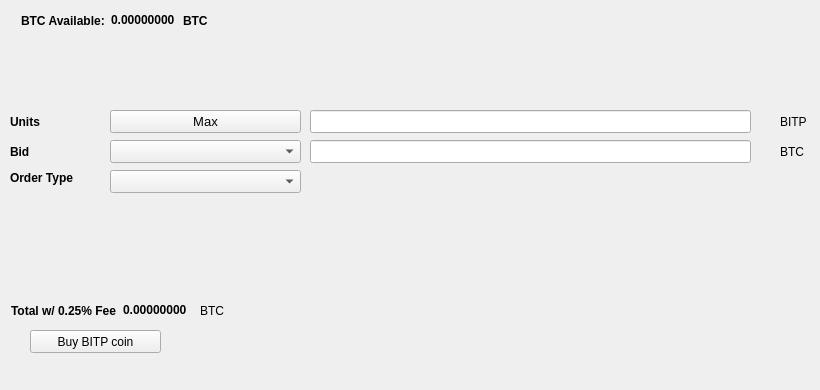
   <widget class="QWidget" name="BuyTab">
    <attribute name="title">
     <string>Buy</string>
    </attribute>
    <widget class="QPushButton" name="Buybitpcoin">
     <property name="geometry">
      <rect>
       <x>30</x>
       <y>330</y>
       <width>131</width>
       <height>23</height>
      </rect>
     </property>
     <property name="text">
      <string>Buy BITP coin</string>
     </property>
     <property name="icon">
      <iconset resource="../bitpcoin.qrc">
       <normaloff>:/icons/bitcoin</normaloff>:/icons/bitcoin</iconset>
     </property>
    </widget>
    <widget class="QLabel" name="label_3">
     <property name="geometry">
      <rect>
       <x>10</x>
       <y>110</y>
       <width>46</width>
       <height>23</height>
      </rect>
     </property>
     <property name="font">
      <font>
       <weight>75</weight>
       <bold>true</bold>
      </font>
     </property>
     <property name="text">
      <string>Units</string>
     </property>
    </widget>
    <widget class="QLineEdit" name="UnitsInput">
     <property name="geometry">
      <rect>
       <x>310</x>
       <y>110</y>
       <width>441</width>
       <height>23</height>
      </rect>
     </property>
     <property name="font">
      <font>
       <pointsize>9</pointsize>
       <weight>75</weight>
       <bold>true</bold>
      </font>
     </property>
    </widget>
    <widget class="QLineEdit" name="BuyBidPriceEdit">
     <property name="geometry">
      <rect>
       <x>310</x>
       <y>140</y>
       <width>441</width>
       <height>23</height>
      </rect>
     </property>
     <property name="font">
      <font>
       <pointsize>9</pointsize>
       <weight>75</weight>
       <bold>true</bold>
      </font>
     </property>
    </widget>
    <widget class="QLabel" name="label_4">
     <property name="geometry">
      <rect>
       <x>780</x>
       <y>110</y>
       <width>31</width>
       <height>23</height>
      </rect>
     </property>
     <property name="text">
      <string>BITP</string>
     </property>
    </widget>
    <widget class="QLabel" name="label_5">
     <property name="geometry">
      <rect>
       <x>780</x>
       <y>140</y>
       <width>31</width>
       <height>23</height>
      </rect>
     </property>
     <property name="text">
      <string>BTC</string>
     </property>
    </widget>
    <widget class="QLabel" name="label_6">
     <property name="geometry">
      <rect>
       <x>10</x>
       <y>140</y>
       <width>46</width>
       <height>23</height>
      </rect>
     </property>
     <property name="font">
      <font>
       <weight>75</weight>
       <bold>true</bold>
      </font>
     </property>
     <property name="text">
      <string>Bid</string>
     </property>
    </widget>
    <widget class="QLabel" name="label_7">
     <property name="geometry">
      <rect>
       <x>10</x>
       <y>170</y>
       <width>91</width>
       <height>16</height>
      </rect>
     </property>
     <property name="font">
      <font>
       <weight>75</weight>
       <bold>true</bold>
      </font>
     </property>
     <property name="text">
      <string>Order Type</string>
     </property>
    </widget>
    <widget class="QPushButton" name="Buy_Max_Amount">
     <property name="geometry">
      <rect>
       <x>110</x>
       <y>110</y>
       <width>191</width>
       <height>23</height>
      </rect>
     </property>
     <property name="font">
      <font>
       <pointsize>10</pointsize>
      </font>
     </property>
     <property name="text">
      <string>Max</string>
     </property>
    </widget>
    <widget class="QComboBox" name="BuyBidcomboBox">
     <property name="geometry">
      <rect>
       <x>110</x>
       <y>140</y>
       <width>191</width>
       <height>23</height>
      </rect>
     </property>
     <property name="font">
      <font>
       <pointsize>10</pointsize>
      </font>
     </property>
    </widget>
    <widget class="QComboBox" name="buyOrdertypeCombo">
     <property name="geometry">
      <rect>
       <x>110</x>
       <y>170</y>
       <width>191</width>
       <height>23</height>
      </rect>
     </property>
     <property name="font">
      <font>
       <pointsize>10</pointsize>
      </font>
     </property>
    </widget>
    <widget class="QWidget" name="layoutWidget1">
     <property name="geometry">
      <rect>
       <x>21</x>
       <y>11</y>
       <width>227</width>
       <height>19</height>
      </rect>
     </property>
     <layout class="QHBoxLayout" name="horizontalLayout_3">
      <item>
       <widget class="QLabel" name="label232">
        <property name="font">
         <font>
          <weight>75</weight>
          <bold>true</bold>
         </font>
        </property>
        <property name="text">
         <string>BTC Available:</string>
        </property>
       </widget>
      </item>
      <item>
       <widget class="QLabel" name="BtcAvailableLbl">
        <property name="palette">
         <palette>
          <active>
           <colorrole role="WindowText">
            <brush brushstyle="SolidPattern">
             <color alpha="255">
              <red>0</red>
              <green>0</green>
              <blue>0</blue>
             </color>
            </brush>
           </colorrole>
           <colorrole role="Button">
            <brush brushstyle="SolidPattern">
             <color alpha="255">
              <red>0</red>
              <green>170</green>
              <blue>0</blue>
             </color>
            </brush>
           </colorrole>
           <colorrole role="Light">
            <brush brushstyle="SolidPattern">
             <color alpha="255">
              <red>0</red>
              <green>255</green>
              <blue>0</blue>
             </color>
            </brush>
           </colorrole>
           <colorrole role="Midlight">
            <brush brushstyle="SolidPattern">
             <color alpha="255">
              <red>0</red>
              <green>212</green>
              <blue>0</blue>
             </color>
            </brush>
           </colorrole>
           <colorrole role="Dark">
            <brush brushstyle="SolidPattern">
             <color alpha="255">
              <red>0</red>
              <green>85</green>
              <blue>0</blue>
             </color>
            </brush>
           </colorrole>
           <colorrole role="Mid">
            <brush brushstyle="SolidPattern">
             <color alpha="255">
              <red>0</red>
              <green>113</green>
              <blue>0</blue>
             </color>
            </brush>
           </colorrole>
           <colorrole role="Text">
            <brush brushstyle="SolidPattern">
             <color alpha="255">
              <red>0</red>
              <green>170</green>
              <blue>0</blue>
             </color>
            </brush>
           </colorrole>
           <colorrole role="BrightText">
            <brush brushstyle="SolidPattern">
             <color alpha="255">
              <red>255</red>
              <green>255</green>
              <blue>255</blue>
             </color>
            </brush>
           </colorrole>
           <colorrole role="ButtonText">
            <brush brushstyle="SolidPattern">
             <color alpha="255">
              <red>0</red>
              <green>0</green>
              <blue>0</blue>
             </color>
            </brush>
           </colorrole>
           <colorrole role="Base">
            <brush brushstyle="SolidPattern">
             <color alpha="255">
              <red>255</red>
              <green>255</green>
              <blue>255</blue>
             </color>
            </brush>
           </colorrole>
           <colorrole role="Window">
            <brush brushstyle="SolidPattern">
             <color alpha="255">
              <red>0</red>
              <green>170</green>
              <blue>0</blue>
             </color>
            </brush>
           </colorrole>
           <colorrole role="Shadow">
            <brush brushstyle="SolidPattern">
             <color alpha="255">
              <red>0</red>
              <green>0</green>
              <blue>0</blue>
             </color>
            </brush>
           </colorrole>
           <colorrole role="AlternateBase">
            <brush brushstyle="SolidPattern">
             <color alpha="255">
              <red>127</red>
              <green>212</green>
              <blue>127</blue>
             </color>
            </brush>
           </colorrole>
           <colorrole role="ToolTipBase">
            <brush brushstyle="SolidPattern">
             <color alpha="255">
              <red>255</red>
              <green>255</green>
              <blue>220</blue>
             </color>
            </brush>
           </colorrole>
           <colorrole role="ToolTipText">
            <brush brushstyle="SolidPattern">
             <color alpha="255">
              <red>0</red>
              <green>0</green>
              <blue>0</blue>
             </color>
            </brush>
           </colorrole>
          </active>
          <inactive>
           <colorrole role="WindowText">
            <brush brushstyle="SolidPattern">
             <color alpha="255">
              <red>0</red>
              <green>0</green>
              <blue>0</blue>
             </color>
            </brush>
           </colorrole>
           <colorrole role="Button">
            <brush brushstyle="SolidPattern">
             <color alpha="255">
              <red>0</red>
              <green>170</green>
              <blue>0</blue>
             </color>
            </brush>
           </colorrole>
           <colorrole role="Light">
            <brush brushstyle="SolidPattern">
             <color alpha="255">
              <red>0</red>
              <green>255</green>
              <blue>0</blue>
             </color>
            </brush>
           </colorrole>
           <colorrole role="Midlight">
            <brush brushstyle="SolidPattern">
             <color alpha="255">
              <red>0</red>
              <green>212</green>
              <blue>0</blue>
             </color>
            </brush>
           </colorrole>
           <colorrole role="Dark">
            <brush brushstyle="SolidPattern">
             <color alpha="255">
              <red>0</red>
              <green>85</green>
              <blue>0</blue>
             </color>
            </brush>
           </colorrole>
           <colorrole role="Mid">
            <brush brushstyle="SolidPattern">
             <color alpha="255">
              <red>0</red>
              <green>113</green>
              <blue>0</blue>
             </color>
            </brush>
           </colorrole>
           <colorrole role="Text">
            <brush brushstyle="SolidPattern">
             <color alpha="255">
              <red>0</red>
              <green>170</green>
              <blue>0</blue>
             </color>
            </brush>
           </colorrole>
           <colorrole role="BrightText">
            <brush brushstyle="SolidPattern">
             <color alpha="255">
              <red>255</red>
              <green>255</green>
              <blue>255</blue>
             </color>
            </brush>
           </colorrole>
           <colorrole role="ButtonText">
            <brush brushstyle="SolidPattern">
             <color alpha="255">
              <red>0</red>
              <green>0</green>
              <blue>0</blue>
             </color>
            </brush>
           </colorrole>
           <colorrole role="Base">
            <brush brushstyle="SolidPattern">
             <color alpha="255">
              <red>255</red>
              <green>255</green>
              <blue>255</blue>
             </color>
            </brush>
           </colorrole>
           <colorrole role="Window">
            <brush brushstyle="SolidPattern">
             <color alpha="255">
              <red>0</red>
              <green>170</green>
              <blue>0</blue>
             </color>
            </brush>
           </colorrole>
           <colorrole role="Shadow">
            <brush brushstyle="SolidPattern">
             <color alpha="255">
              <red>0</red>
              <green>0</green>
              <blue>0</blue>
             </color>
            </brush>
           </colorrole>
           <colorrole role="AlternateBase">
            <brush brushstyle="SolidPattern">
             <color alpha="255">
              <red>127</red>
              <green>212</green>
              <blue>127</blue>
             </color>
            </brush>
           </colorrole>
           <colorrole role="ToolTipBase">
            <brush brushstyle="SolidPattern">
             <color alpha="255">
              <red>255</red>
              <green>255</green>
              <blue>220</blue>
             </color>
            </brush>
           </colorrole>
           <colorrole role="ToolTipText">
            <brush brushstyle="SolidPattern">
             <color alpha="255">
              <red>0</red>
              <green>0</green>
              <blue>0</blue>
             </color>
            </brush>
           </colorrole>
          </inactive>
          <disabled>
           <colorrole role="WindowText">
            <brush brushstyle="SolidPattern">
             <color alpha="255">
              <red>0</red>
              <green>85</green>
              <blue>0</blue>
             </color>
            </brush>
           </colorrole>
           <colorrole role="Button">
            <brush brushstyle="SolidPattern">
             <color alpha="255">
              <red>0</red>
              <green>170</green>
              <blue>0</blue>
             </color>
            </brush>
           </colorrole>
           <colorrole role="Light">
            <brush brushstyle="SolidPattern">
             <color alpha="255">
              <red>0</red>
              <green>255</green>
              <blue>0</blue>
             </color>
            </brush>
           </colorrole>
           <colorrole role="Midlight">
            <brush brushstyle="SolidPattern">
             <color alpha="255">
              <red>0</red>
              <green>212</green>
              <blue>0</blue>
             </color>
            </brush>
           </colorrole>
           <colorrole role="Dark">
            <brush brushstyle="SolidPattern">
             <color alpha="255">
              <red>0</red>
              <green>85</green>
              <blue>0</blue>
             </color>
            </brush>
           </colorrole>
           <colorrole role="Mid">
            <brush brushstyle="SolidPattern">
             <color alpha="255">
              <red>0</red>
              <green>113</green>
              <blue>0</blue>
             </color>
            </brush>
           </colorrole>
           <colorrole role="Text">
            <brush brushstyle="SolidPattern">
             <color alpha="255">
              <red>0</red>
              <green>85</green>
              <blue>0</blue>
             </color>
            </brush>
           </colorrole>
           <colorrole role="BrightText">
            <brush brushstyle="SolidPattern">
             <color alpha="255">
              <red>255</red>
              <green>255</green>
              <blue>255</blue>
             </color>
            </brush>
           </colorrole>
           <colorrole role="ButtonText">
            <brush brushstyle="SolidPattern">
             <color alpha="255">
              <red>0</red>
              <green>85</green>
              <blue>0</blue>
             </color>
            </brush>
           </colorrole>
           <colorrole role="Base">
            <brush brushstyle="SolidPattern">
             <color alpha="255">
              <red>0</red>
              <green>170</green>
              <blue>0</blue>
             </color>
            </brush>
           </colorrole>
           <colorrole role="Window">
            <brush brushstyle="SolidPattern">
             <color alpha="255">
              <red>0</red>
              <green>170</green>
              <blue>0</blue>
             </color>
            </brush>
           </colorrole>
           <colorrole role="Shadow">
            <brush brushstyle="SolidPattern">
             <color alpha="255">
              <red>0</red>
              <green>0</green>
              <blue>0</blue>
             </color>
            </brush>
           </colorrole>
           <colorrole role="AlternateBase">
            <brush brushstyle="SolidPattern">
             <color alpha="255">
              <red>0</red>
              <green>170</green>
              <blue>0</blue>
             </color>
            </brush>
           </colorrole>
           <colorrole role="ToolTipBase">
            <brush brushstyle="SolidPattern">
             <color alpha="255">
              <red>255</red>
              <green>255</green>
              <blue>220</blue>
             </color>
            </brush>
           </colorrole>
           <colorrole role="ToolTipText">
            <brush brushstyle="SolidPattern">
             <color alpha="255">
              <red>0</red>
              <green>0</green>
              <blue>0</blue>
             </color>
            </brush>
           </colorrole>
          </disabled>
         </palette>
        </property>
        <property name="font">
         <font>
          <weight>75</weight>
          <bold>true</bold>
         </font>
        </property>
        <property name="text">
         <string>0.00000000</string>
        </property>
        <property name="textInteractionFlags">
         <set>Qt::LinksAccessibleByMouse|Qt::TextSelectableByKeyboard|Qt::TextSelectableByMouse</set>
        </property>
       </widget>
      </item>
      <item>
       <widget class="QLabel" name="BtcAvailableLbl_2">
        <property name="font">
         <font>
          <weight>75</weight>
          <bold>true</bold>
         </font>
        </property>
        <property name="text">
         <string>BTC</string>
        </property>
       </widget>
      </item>
     </layout>
    </widget>
    <widget class="QWidget" name="layoutWidge2">
     <property name="geometry">
      <rect>
       <x>11</x>
       <y>301</y>
       <width>259</width>
       <height>19</height>
      </rect>
     </property>
     <layout class="QHBoxLayout" name="horizontalLayout_4">
      <item>
       <widget class="QLabel" name="label_9">
        <property name="font">
         <font>
          <weight>75</weight>
          <bold>true</bold>
         </font>
        </property>
        <property name="text">
         <string>Total w/ 0.25% Fee</string>
        </property>
       </widget>
      </item>
      <item>
       <widget class="QLabel" name="BuyCostLabel">
        <property name="palette">
         <palette>
          <active>
           <colorrole role="WindowText">
            <brush brushstyle="SolidPattern">
             <color alpha="255">
              <red>0</red>
              <green>0</green>
              <blue>0</blue>
             </color>
            </brush>
           </colorrole>
           <colorrole role="Button">
            <brush brushstyle="SolidPattern">
             <color alpha="255">
              <red>0</red>
              <green>170</green>
              <blue>0</blue>
             </color>
            </brush>
           </colorrole>
           <colorrole role="Light">
            <brush brushstyle="SolidPattern">
             <color alpha="255">
              <red>0</red>
              <green>255</green>
              <blue>0</blue>
             </color>
            </brush>
           </colorrole>
           <colorrole role="Midlight">
            <brush brushstyle="SolidPattern">
             <color alpha="255">
              <red>0</red>
              <green>212</green>
              <blue>0</blue>
             </color>
            </brush>
           </colorrole>
           <colorrole role="Dark">
            <brush brushstyle="SolidPattern">
             <color alpha="255">
              <red>0</red>
              <green>85</green>
              <blue>0</blue>
             </color>
            </brush>
           </colorrole>
           <colorrole role="Mid">
            <brush brushstyle="SolidPattern">
             <color alpha="255">
              <red>0</red>
              <green>113</green>
              <blue>0</blue>
             </color>
            </brush>
           </colorrole>
           <colorrole role="Text">
            <brush brushstyle="SolidPattern">
             <color alpha="255">
              <red>0</red>
              <green>170</green>
              <blue>0</blue>
             </color>
            </brush>
           </colorrole>
           <colorrole role="BrightText">
            <brush brushstyle="SolidPattern">
             <color alpha="255">
              <red>255</red>
              <green>255</green>
              <blue>255</blue>
             </color>
            </brush>
           </colorrole>
           <colorrole role="ButtonText">
            <brush brushstyle="SolidPattern">
             <color alpha="255">
              <red>0</red>
              <green>0</green>
              <blue>0</blue>
             </color>
            </brush>
           </colorrole>
           <colorrole role="Base">
            <brush brushstyle="SolidPattern">
             <color alpha="255">
              <red>255</red>
              <green>255</green>
              <blue>255</blue>
             </color>
            </brush>
           </colorrole>
           <colorrole role="Window">
            <brush brushstyle="SolidPattern">
             <color alpha="255">
              <red>0</red>
              <green>170</green>
              <blue>0</blue>
             </color>
            </brush>
           </colorrole>
           <colorrole role="Shadow">
            <brush brushstyle="SolidPattern">
             <color alpha="255">
              <red>0</red>
              <green>0</green>
              <blue>0</blue>
             </color>
            </brush>
           </colorrole>
           <colorrole role="AlternateBase">
            <brush brushstyle="SolidPattern">
             <color alpha="255">
              <red>127</red>
              <green>212</green>
              <blue>127</blue>
             </color>
            </brush>
           </colorrole>
           <colorrole role="ToolTipBase">
            <brush brushstyle="SolidPattern">
             <color alpha="255">
              <red>255</red>
              <green>255</green>
              <blue>220</blue>
             </color>
            </brush>
           </colorrole>
           <colorrole role="ToolTipText">
            <brush brushstyle="SolidPattern">
             <color alpha="255">
              <red>0</red>
              <green>0</green>
              <blue>0</blue>
             </color>
            </brush>
           </colorrole>
          </active>
          <inactive>
           <colorrole role="WindowText">
            <brush brushstyle="SolidPattern">
             <color alpha="255">
              <red>0</red>
              <green>0</green>
              <blue>0</blue>
             </color>
            </brush>
           </colorrole>
           <colorrole role="Button">
            <brush brushstyle="SolidPattern">
             <color alpha="255">
              <red>0</red>
              <green>170</green>
              <blue>0</blue>
             </color>
            </brush>
           </colorrole>
           <colorrole role="Light">
            <brush brushstyle="SolidPattern">
             <color alpha="255">
              <red>0</red>
              <green>255</green>
              <blue>0</blue>
             </color>
            </brush>
           </colorrole>
           <colorrole role="Midlight">
            <brush brushstyle="SolidPattern">
             <color alpha="255">
              <red>0</red>
              <green>212</green>
              <blue>0</blue>
             </color>
            </brush>
           </colorrole>
           <colorrole role="Dark">
            <brush brushstyle="SolidPattern">
             <color alpha="255">
              <red>0</red>
              <green>85</green>
              <blue>0</blue>
             </color>
            </brush>
           </colorrole>
           <colorrole role="Mid">
            <brush brushstyle="SolidPattern">
             <color alpha="255">
              <red>0</red>
              <green>113</green>
              <blue>0</blue>
             </color>
            </brush>
           </colorrole>
           <colorrole role="Text">
            <brush brushstyle="SolidPattern">
             <color alpha="255">
              <red>0</red>
              <green>170</green>
              <blue>0</blue>
             </color>
            </brush>
           </colorrole>
           <colorrole role="BrightText">
            <brush brushstyle="SolidPattern">
             <color alpha="255">
              <red>255</red>
              <green>255</green>
              <blue>255</blue>
             </color>
            </brush>
           </colorrole>
           <colorrole role="ButtonText">
            <brush brushstyle="SolidPattern">
             <color alpha="255">
              <red>0</red>
              <green>0</green>
              <blue>0</blue>
             </color>
            </brush>
           </colorrole>
           <colorrole role="Base">
            <brush brushstyle="SolidPattern">
             <color alpha="255">
              <red>255</red>
              <green>255</green>
              <blue>255</blue>
             </color>
            </brush>
           </colorrole>
           <colorrole role="Window">
            <brush brushstyle="SolidPattern">
             <color alpha="255">
              <red>0</red>
              <green>170</green>
              <blue>0</blue>
             </color>
            </brush>
           </colorrole>
           <colorrole role="Shadow">
            <brush brushstyle="SolidPattern">
             <color alpha="255">
              <red>0</red>
              <green>0</green>
              <blue>0</blue>
             </color>
            </brush>
           </colorrole>
           <colorrole role="AlternateBase">
            <brush brushstyle="SolidPattern">
             <color alpha="255">
              <red>127</red>
              <green>212</green>
              <blue>127</blue>
             </color>
            </brush>
           </colorrole>
           <colorrole role="ToolTipBase">
            <brush brushstyle="SolidPattern">
             <color alpha="255">
              <red>255</red>
              <green>255</green>
              <blue>220</blue>
             </color>
            </brush>
           </colorrole>
           <colorrole role="ToolTipText">
            <brush brushstyle="SolidPattern">
             <color alpha="255">
              <red>0</red>
              <green>0</green>
              <blue>0</blue>
             </color>
            </brush>
           </colorrole>
          </inactive>
          <disabled>
           <colorrole role="WindowText">
            <brush brushstyle="SolidPattern">
             <color alpha="255">
              <red>0</red>
              <green>85</green>
              <blue>0</blue>
             </color>
            </brush>
           </colorrole>
           <colorrole role="Button">
            <brush brushstyle="SolidPattern">
             <color alpha="255">
              <red>0</red>
              <green>170</green>
              <blue>0</blue>
             </color>
            </brush>
           </colorrole>
           <colorrole role="Light">
            <brush brushstyle="SolidPattern">
             <color alpha="255">
              <red>0</red>
              <green>255</green>
              <blue>0</blue>
             </color>
            </brush>
           </colorrole>
           <colorrole role="Midlight">
            <brush brushstyle="SolidPattern">
             <color alpha="255">
              <red>0</red>
              <green>212</green>
              <blue>0</blue>
             </color>
            </brush>
           </colorrole>
           <colorrole role="Dark">
            <brush brushstyle="SolidPattern">
             <color alpha="255">
              <red>0</red>
              <green>85</green>
              <blue>0</blue>
             </color>
            </brush>
           </colorrole>
           <colorrole role="Mid">
            <brush brushstyle="SolidPattern">
             <color alpha="255">
              <red>0</red>
              <green>113</green>
              <blue>0</blue>
             </color>
            </brush>
           </colorrole>
           <colorrole role="Text">
            <brush brushstyle="SolidPattern">
             <color alpha="255">
              <red>0</red>
              <green>85</green>
              <blue>0</blue>
             </color>
            </brush>
           </colorrole>
           <colorrole role="BrightText">
            <brush brushstyle="SolidPattern">
             <color alpha="255">
              <red>255</red>
              <green>255</green>
              <blue>255</blue>
             </color>
            </brush>
           </colorrole>
           <colorrole role="ButtonText">
            <brush brushstyle="SolidPattern">
             <color alpha="255">
              <red>0</red>
              <green>85</green>
              <blue>0</blue>
             </color>
            </brush>
           </colorrole>
           <colorrole role="Base">
            <brush brushstyle="SolidPattern">
             <color alpha="255">
              <red>0</red>
              <green>170</green>
              <blue>0</blue>
             </color>
            </brush>
           </colorrole>
           <colorrole role="Window">
            <brush brushstyle="SolidPattern">
             <color alpha="255">
              <red>0</red>
              <green>170</green>
              <blue>0</blue>
             </color>
            </brush>
           </colorrole>
           <colorrole role="Shadow">
            <brush brushstyle="SolidPattern">
             <color alpha="255">
              <red>0</red>
              <green>0</green>
              <blue>0</blue>
             </color>
            </brush>
           </colorrole>
           <colorrole role="AlternateBase">
            <brush brushstyle="SolidPattern">
             <color alpha="255">
              <red>0</red>
              <green>170</green>
              <blue>0</blue>
             </color>
            </brush>
           </colorrole>
           <colorrole role="ToolTipBase">
            <brush brushstyle="SolidPattern">
             <color alpha="255">
              <red>255</red>
              <green>255</green>
              <blue>220</blue>
             </color>
            </brush>
           </colorrole>
           <colorrole role="ToolTipText">
            <brush brushstyle="SolidPattern">
             <color alpha="255">
              <red>0</red>
              <green>0</green>
              <blue>0</blue>
             </color>
            </brush>
           </colorrole>
          </disabled>
         </palette>
        </property>
        <property name="font">
         <font>
          <weight>75</weight>
          <bold>true</bold>
         </font>
        </property>
        <property name="autoFillBackground">
         <bool>false</bool>
        </property>
        <property name="text">
         <string>0.00000000</string>
        </property>
        <property name="textInteractionFlags">
         <set>Qt::LinksAccessibleByMouse|Qt::TextSelectableByMouse</set>
        </property>
       </widget>
      </item>
      <item>
       <widget class="QLabel" name="label_10">
        <property name="font">
         <font>
          <weight>50</weight>
          <bold>false</bold>
         </font>
        </property>
        <property name="text">
         <string>BTC</string>
        </property>
       </widget>
      </item>
     </layout>
    </widget>
    <widget class="QLabel" name="label_24">
     <property name="geometry">
      <rect>
       <x>460</x>
       <y>300</y>
       <width>281</width>
       <height>81</height>
      </rect>
     </property>
     <property name="text">
      <string/>
     </property>
     <property name="pixmap">
      <pixmap>:/images/bittrex</pixmap>
     </property>
    </widget>
   </widget>
